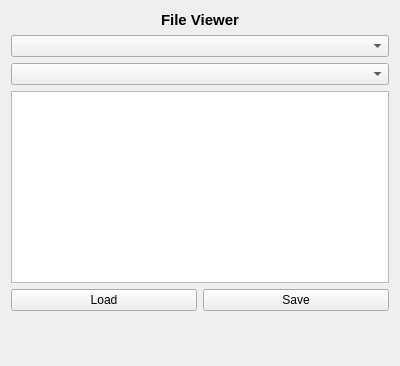
<?xml version="1.0" encoding="UTF-8"?>
<ui version="4.0">
 <class>fileViewer</class>
 <widget class="QWidget" name="fileViewer">
  <property name="geometry">
   <rect>
    <x>0</x>
    <y>0</y>
    <width>400</width>
    <height>366</height>
   </rect>
  </property>
  <property name="windowTitle">
   <string>Form</string>
  </property>
  <layout class="QVBoxLayout" name="verticalLayout">
   <item>
    <widget class="QLabel" name="label">
     <property name="font">
      <font>
       <pointsize>11</pointsize>
       <weight>75</weight>
       <bold>true</bold>
      </font>
     </property>
     <property name="text">
      <string>File Viewer</string>
     </property>
     <property name="alignment">
      <set>Qt::AlignCenter</set>
     </property>
    </widget>
   </item>
   <item>
    <widget class="QComboBox" name="nodeSelector"/>
   </item>
   <item>
    <widget class="QComboBox" name="fileSelector"/>
   </item>
   <item>
    <widget class="QListWidget" name="contentList"/>
   </item>
   <item>
    <layout class="QHBoxLayout" name="horizontalLayout">
     <item>
      <widget class="QPushButton" name="loadButton">
       <property name="text">
        <string>Load</string>
       </property>
      </widget>
     </item>
     <item>
      <widget class="QPushButton" name="saveButton">
       <property name="text">
        <string>Save</string>
       </property>
      </widget>
     </item>
    </layout>
   </item>
   <item>
    <spacer name="verticalSpacer">
     <property name="orientation">
      <enum>Qt::Vertical</enum>
     </property>
     <property name="sizeHint" stdset="0">
      <size>
       <width>20</width>
       <height>40</height>
      </size>
     </property>
    </spacer>
   </item>
  </layout>
 </widget>
 <resources/>
 <connections/>
</ui>
